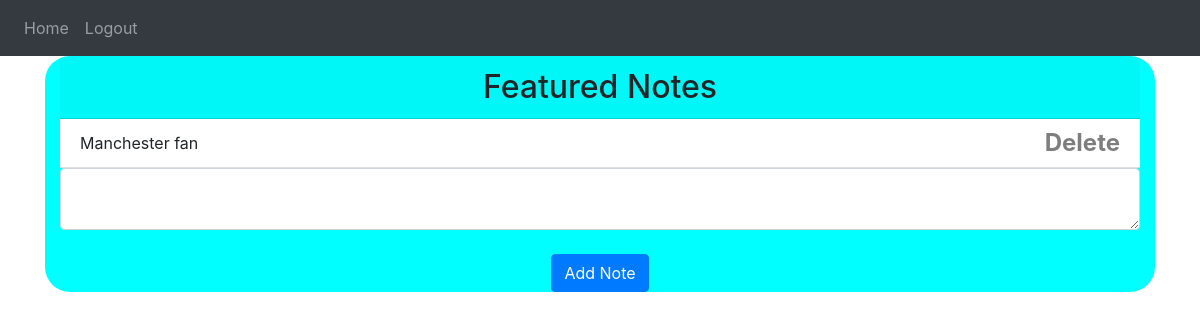
/ (signed in), run on an earlier commit of the app's database.
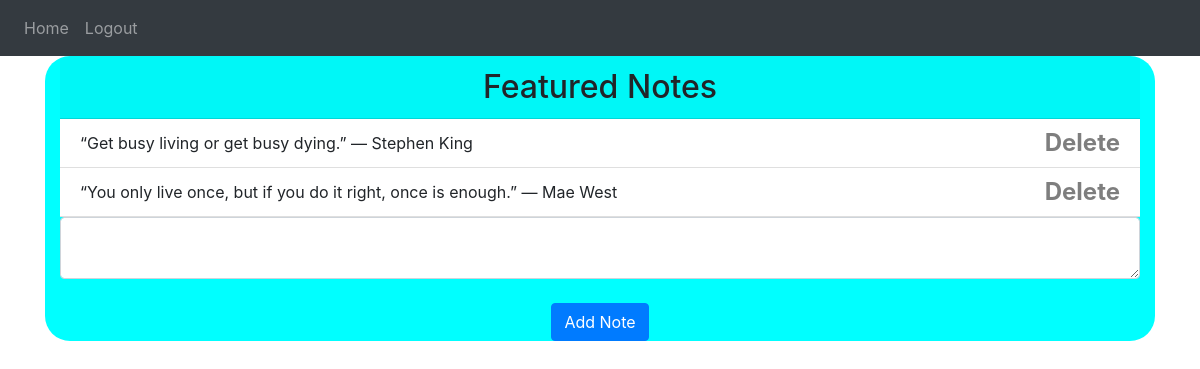
And on a later commit of the database.
### app/models.py (models this page shows)
class Note(db.Model):
    id = db.Column(db.Integer, primary_key=True)
    data = db.Column(db.String(10000))
    date = db.Column(db.DateTime(timezone=True), default=func.now())
    user_id = db.Column(db.Integer, db.ForeignKey('user.id'))

### app/views.py (the view, shortened to what this page needs)
@views.route('/', methods=['GET', 'POST'])
@login_required
def home():
    return render_template("home.html", user=current_user)

### app/__init__.py (called while the page is built)
def create_app():
    app = Flask(__name__)
    app.config['SECRET_KEY'] = '123456'
    app.config['SQLALCHEMY_DATABASE_URI'] = f'sqlite:///database.db'
    db.init_app(app)
    from .views import views
    from .auth import auth
    app.register_blueprint(views, url_prefix='/')
    app.register_blueprint(auth, url_prefix='/')
    from .models import User, Note
    create_database(app)
    login_manager = LoginManager()
    login_manager.login_view = 'auth.login'
    login_manager.init_app(app)
    @login_manager.user_loader
    def load_user(id):
        return User.query.get(int(id))
    return app

### app/templates/home.html (shortened to what this page needs)
{% extends "base.html" %}
{% block content%}
  <div class="container" style="background-color: aqua; border-radius: 25px; ">
      <h2 class="card-header" style="text-align: center;">Featured Notes</h2>
    <ul class="list-group list-group-flush" id="notes">
      {% for note in user.notes %}
      <li class="list-group-item">
        {{ note.data }}
        <button type="button" class="close" onClick="deleteNote({{ note.id }})">
          <span aria-hidden="true">Delete</span>
        </button>
      </li>
      {% endfor %}
    </ul>
    <form method="POST">
      <textarea name="note" id="note" class="form-control"></textarea>
      <br />
      <div align="center">
        <button type="submit" class="btn btn-primary">Add Note</button>
      </div>
    </form>
  </div>
  {% endblock %}

### app/templates/base.html (shortened to what this page needs)
<!DOCTYPE html>
<html>
  <head>
    <link
      rel="stylesheet"
      href="https://stackpath.bootstrapcdn.com/bootstrap/4.4.1/css/bootstrap.min.css"
    />
    <link
      rel="stylesheet"
      href="https://stackpath.bootstrapcdn.com/font-awesome/4.7.0/css/font-awesome.min.css"
    />
  </head>
  <body>
    <nav class="navbar navbar-expand-lg navbar-dark bg-dark" style="background-color: aqua;">
      <div class="collapse navbar-collapse" id="navbar" (style="background-color: rgb(97, 105, 105)5)5); color: white;")>
        <div class="navbar-nav">
          {% if user.is_authenticated %}
          <a class="nav-item nav-link" id="home" href="/">Home</a>
          <a class="nav-item nav-link" id="logout" href="/logout">Logout</a>
          {% else %}
          <a class="nav-item nav-link" id="login" href="/login">Login</a>
          <a class="nav-item nav-link" id="signUp" href="/sign-up">Sign Up</a>
          {% endif %}
        </div>
      </div>
    </nav>
    <div class="container">{% block content %} {% endblock %}</div>
  </body>
</html>

What changed in the data, as far as the page shows it:
removed Note: data "Manchester fan"
added Note: data "“Get busy living or get busy dying.” — Stephen King"
added Note: data "“You only live once, but if you do it right, once is enough.” — Mae West"
